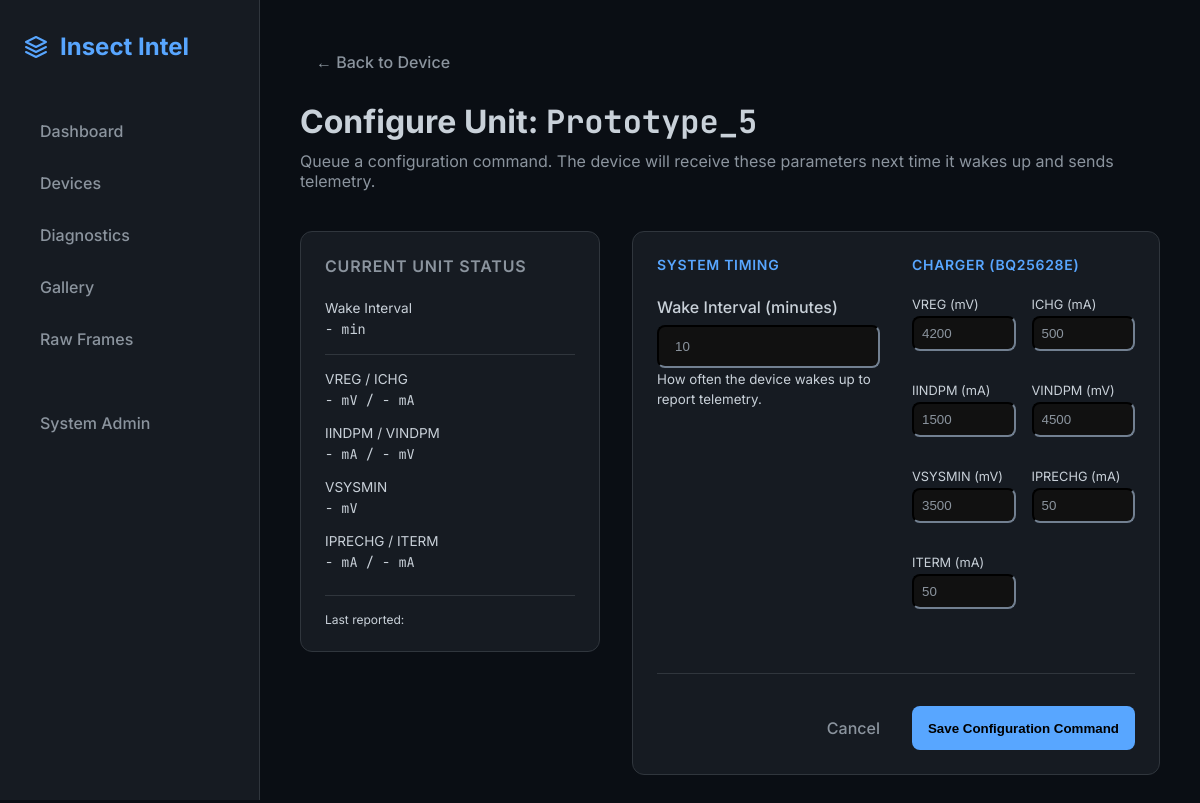
Before: /devices/Prototype_5/configure/ with the older database file.
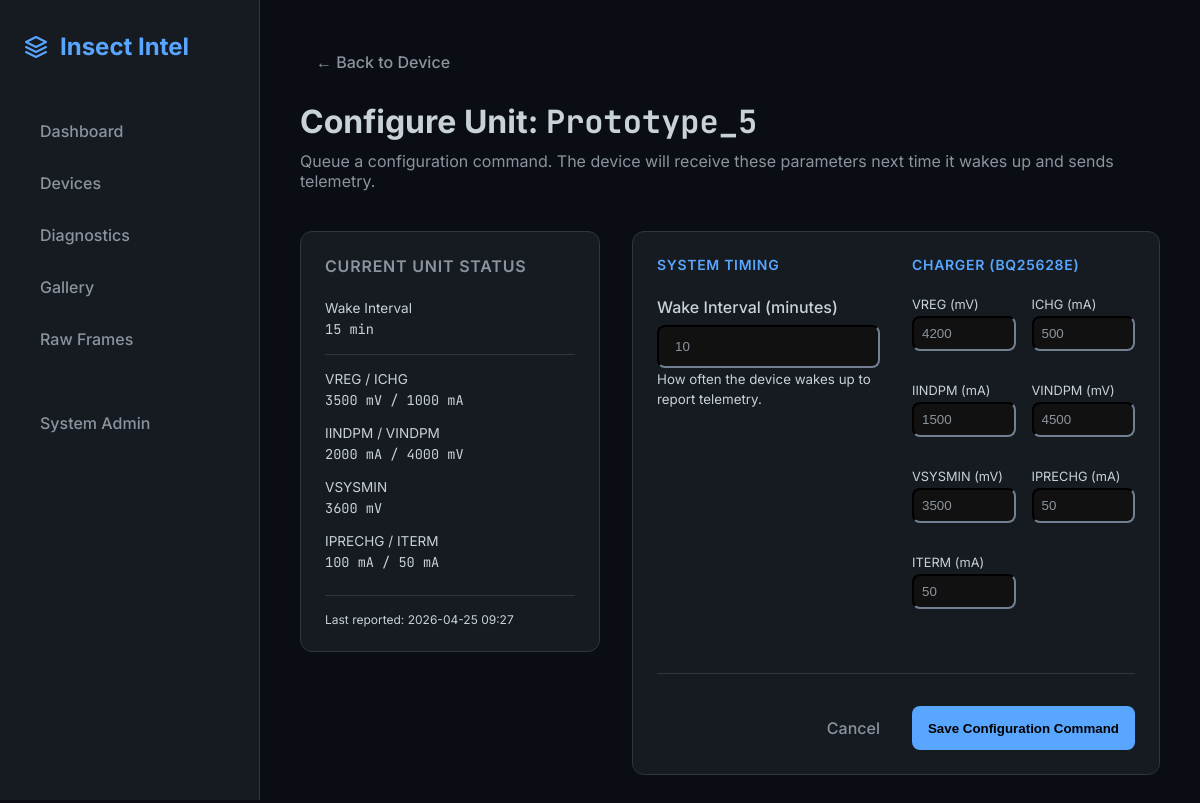
After: the same page with the newer database file.
### insect_intel_server/models.py (models this page shows, shortened)
class DeviceDiagnostic(models.Model):
    device_id = models.CharField(max_length=50)
    received_at = models.DateTimeField(auto_now_add=True)
    device_timestamp = models.DateTimeField(null=True, blank=True)
    raw_payload = models.JSONField(blank=True, null=True)
    soc = models.IntegerField(null=True, blank=True)
    soh = models.IntegerField(null=True, blank=True)
    cycles = models.IntegerField(null=True, blank=True)
    lowbattery = models.BooleanField(default=False)
    vbat = models.IntegerField(null=True, blank=True)
    ibat = models.IntegerField(null=True, blank=True)
    vchg = models.IntegerField(null=True, blank=True)
    vsys = models.IntegerField(null=True, blank=True)
    ichg = models.IntegerField(null=True, blank=True)
    avgi = models.IntegerField(null=True, blank=True)
    avgpwr = models.IntegerField(null=True, blank=True)
    gtmp = models.IntegerField(null=True, blank=True) # °C
    ctmp = models.IntegerField(null=True, blank=True) # °C
    btmp = models.IntegerField(null=True, blank=True) # dC (tenths of °C)
    state = models.CharField(max_length=50, null=True, blank=True)
    wake = models.CharField(max_length=50, null=True, blank=True)
    adapter = models.BooleanField(default=False)
    lte_stat = models.IntegerField(null=True, blank=True) # 1=LTE, 0=WiFi
    lte_sig = models.IntegerField(null=True, blank=True)  # dBm
    sim_pres = models.BooleanField(default=False)
    sim_num = models.CharField(max_length=50, null=True, blank=True)
    net = models.CharField(max_length=50, null=True, blank=True)
    wifi_stat = models.IntegerField(null=True, blank=True)
    last_comm_epoch = models.BigIntegerField(null=True, blank=True)
    sd_pres = models.BooleanField(default=False)
    sd_free = models.IntegerField(null=True, blank=True) # MB
    lte_sent = models.IntegerField(null=True, blank=True)
    cam_res = models.CharField(max_length=20, null=True, blank=True)
    cfg_wake_interval = models.IntegerField(null=True, blank=True)
    cfg_vreg = models.IntegerField(null=True, blank=True)
    cfg_ichg = models.IntegerField(null=True, blank=True)
    cfg_iindpm = models.IntegerField(null=True, blank=True)
    cfg_vindpm = models.IntegerField(null=True, blank=True)
    cfg_vsysmin = models.IntegerField(null=True, blank=True)
    cfg_iprechg = models.IntegerField(null=True, blank=True)
    cfg_iterm = models.IntegerField(null=True, blank=True)
    safety = models.CharField(max_length=20, null=True, blank=True)
    battstat = models.CharField(max_length=20, null=True, blank=True)
    chgflags = models.CharField(max_length=20, null=True, blank=True)
    faultflags = models.CharField(max_length=20, null=True, blank=True)
    chgstat = models.CharField(max_length=20, null=True, blank=True)

### insect_intel_server/views.py (the view, shortened to what this page needs)
def device_configure_view(request, device_id):
    latest_cmd = DeviceCommand.objects.filter(device_id=device_id, command_type='CONFIG').order_by('-created_at').first()
    latest_diag = DeviceDiagnostic.objects.filter(device_id=device_id).order_by('-received_at').first()
    context = {
        'device_id': device_id,
        'config': latest_cmd.payload if latest_cmd else {},
        'current': latest_diag
    }
    return render(request, 'device_configure.html', context)

### insect_intel_server/templates/device_configure.html (shortened to what the changed rows need)
{% extends 'base.html' %}
{% block content %}
<div class="page-header animate-in">
    <h1 class="page-title">Configure Unit: <span class="mono">{{ device_id }}</span></h1>
</div>
<div class="animate-in" style="animation-delay: 0.1s; display: grid; grid-template-columns: 300px 1fr; gap: 2rem; align-items: start;">
    <div class="card" style="padding: 1.5rem;">
        <div style="font-size: 0.85rem; display: flex; flex-direction: column; gap: 1rem;">
            <div>
                <div class="text-muted" style="margin-bottom: 0.25rem;">Wake Interval</div>
                <div class="mono">{{ current.cfg_wake_interval|default:"-" }} min</div>
            </div>
            <div style="height: 1px; background: var(--border);"></div>
            <div>
                <div class="text-muted" style="margin-bottom: 0.25rem;">VREG / ICHG</div>
                <div class="mono">{{ current.cfg_vreg|default:"-" }} mV / {{ current.cfg_ichg|default:"-" }} mA</div>
            </div>
            <div>
                <div class="text-muted" style="margin-bottom: 0.25rem;">IINDPM / VINDPM</div>
                <div class="mono">{{ current.cfg_iindpm|default:"-" }} mA / {{ current.cfg_vindpm|default:"-" }} mV</div>
            </div>
            <div>
                <div class="text-muted" style="margin-bottom: 0.25rem;">VSYSMIN</div>
                <div class="mono">{{ current.cfg_vsysmin|default:"-" }} mV</div>
            </div>
            <div>
                <div class="text-muted" style="margin-bottom: 0.25rem;">IPRECHG / ITERM</div>
                <div class="mono">{{ current.cfg_iprechg|default:"-" }} mA / {{ current.cfg_iterm|default:"-" }} mA</div>
            </div>
            <div style="height: 1px; background: var(--border); margin-top: 0.5rem;"></div>
            <div class="text-muted" style="font-size: 0.75rem;">
                Last reported: {{ current.received_at|date:"Y-m-d H:i" }}
            </div>
        </div>
    </div>
</div>
{% endblock %}

Changed rows visible on the page:
added DeviceDiagnostic: device "Prototype_5", cfg_wake_interval "15", cfg_vreg "3500", cfg_ichg "1000", cfg_iindpm "2000", cfg_vindpm "4000", cfg_vsysmin "3600", cfg_iprechg "100", cfg_iterm "50", received_at "2026-04-25 09:27"
Other visible differences:
{{ device_id }}: "Prototype_5" → (not shown)
{{ current.cfg_wake_interval|default:"-" }}: "-" → (not shown)
{{ current.cfg_vreg|default:"-" }}: "-" → (not shown)
{{ current.cfg_ichg|default:"-" }}: "-" → (not shown)
{{ current.cfg_iindpm|default:"-" }}: "-" → (not shown)
{{ current.cfg_vindpm|default:"-" }}: "-" → (not shown)
{{ current.cfg_vsysmin|default:"-" }}: "-" → (not shown)
{{ current.cfg_iprechg|default:"-" }}: "-" → (not shown)
{{ current.cfg_iterm|default:"-" }}: "-" → (not shown)
